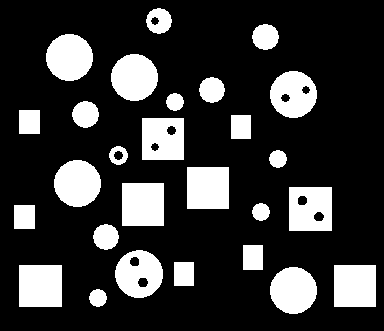
%> input picture morph.png, 384 x 331 px
$ octave --eval "result = ques4(imread('../morph.png'));"   (GNU Octave 9; MATLAB toolbox functions it lacks are replaced by stand-ins)
%> lines starting %> are read from the running program, lines starting %| are printed output that depends on the picture; in (x1, y1, x2, y2) boxes, pixels count from 0 and x2, y2 are one past the last pixel; in counts of white or black regions, pixels touching at a corner belong together; the program's own positions count from 1
function ObjNum = ques4(I)
I = rgb2gray(I);
%> I: size 331x384 uint8; 21.3% white; 27 white regions, largest, box (x1, y1, x2, y2) and area: (122, 183, 164, 226) 1806, (19, 265, 62, 307) 1806, (187, 167, 229, 209) 1764
I = im2bw(I,0.01);

ii=imfill(I,'holes');
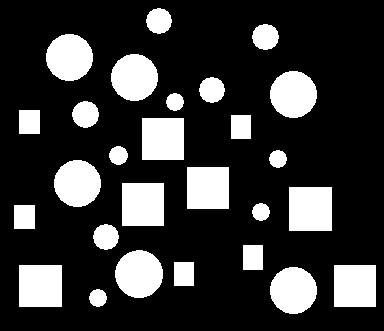
%> ii: size 331x384 logical; 21.7% white; 27 white regions, largest, box (x1, y1, x2, y2) and area: (289, 187, 332, 231) 1892, (122, 183, 164, 226) 1806, (19, 265, 62, 307) 1806

holes=ii-I;
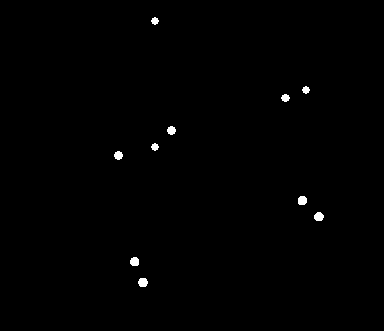
%> holes: size 331x384 double; values 0 (black) and 1 (white), 0.46% white; 10 white regions, largest, box (x1, y1, x2, y2) and area: (138, 278, 148, 287) 74, (298, 196, 307, 205) 71, (314, 212, 324, 221) 71

[L, ~] = bwlabel(holes);
%> L: size 331x384 double; 11 distinct labels, from 0 to 10

stats = regionprops('table',L,'Centroid', 'MajorAxisLength','MinorAxisLength');
%> stats = 10 regions; first 5, Centroid, MajorAxisLength and MinorAxisLength: [119 156] 8.89 8.89, [135.2 262.2] 9.51 9.37, [143.5 283] 9.94 9.6, [155.5 21.5] 7.6 7.6, [155.5 147.5] 7.6 7.6
diameters = mean([stats.MajorAxisLength stats.MinorAxisLength],2);
%> diameters = [8.89; 9.44; 9.77; 7.6; 7.6; 8.89; 8.24; 9.56; 7.6; 9.58]
radii = diameters / 2;
%> radii = [4.44; 4.72; 4.88; 3.8; 3.8; 4.44; 4.12; 4.78; 3.8; 4.79]
r = mean(radii);
%> r = 4.36

se = strel('disk',double(uint8(2*r)));
%> se = {Dimensionality 2}

ss = imdilate(holes,se);
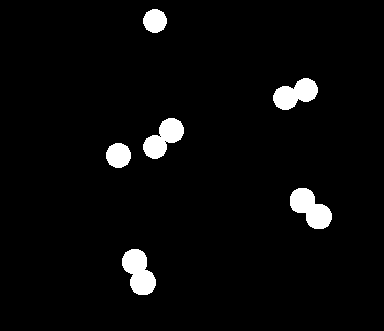
%> ss: size 331x384 double; values 0 (black) and 1 (white), 3.8% white; 6 white regions, box (x1, y1, x2, y2) and area: (290, 188, 332, 229) 1028, (122, 249, 156, 295) 1017, (143, 118, 184, 159) 931, (273, 78, 318, 110) 896, (106, 143, 131, 168) 493, (143, 9, 167, 33) 444

[~, ObjNum] = bwlabel(ss);
%> ObjNum = 6
end
